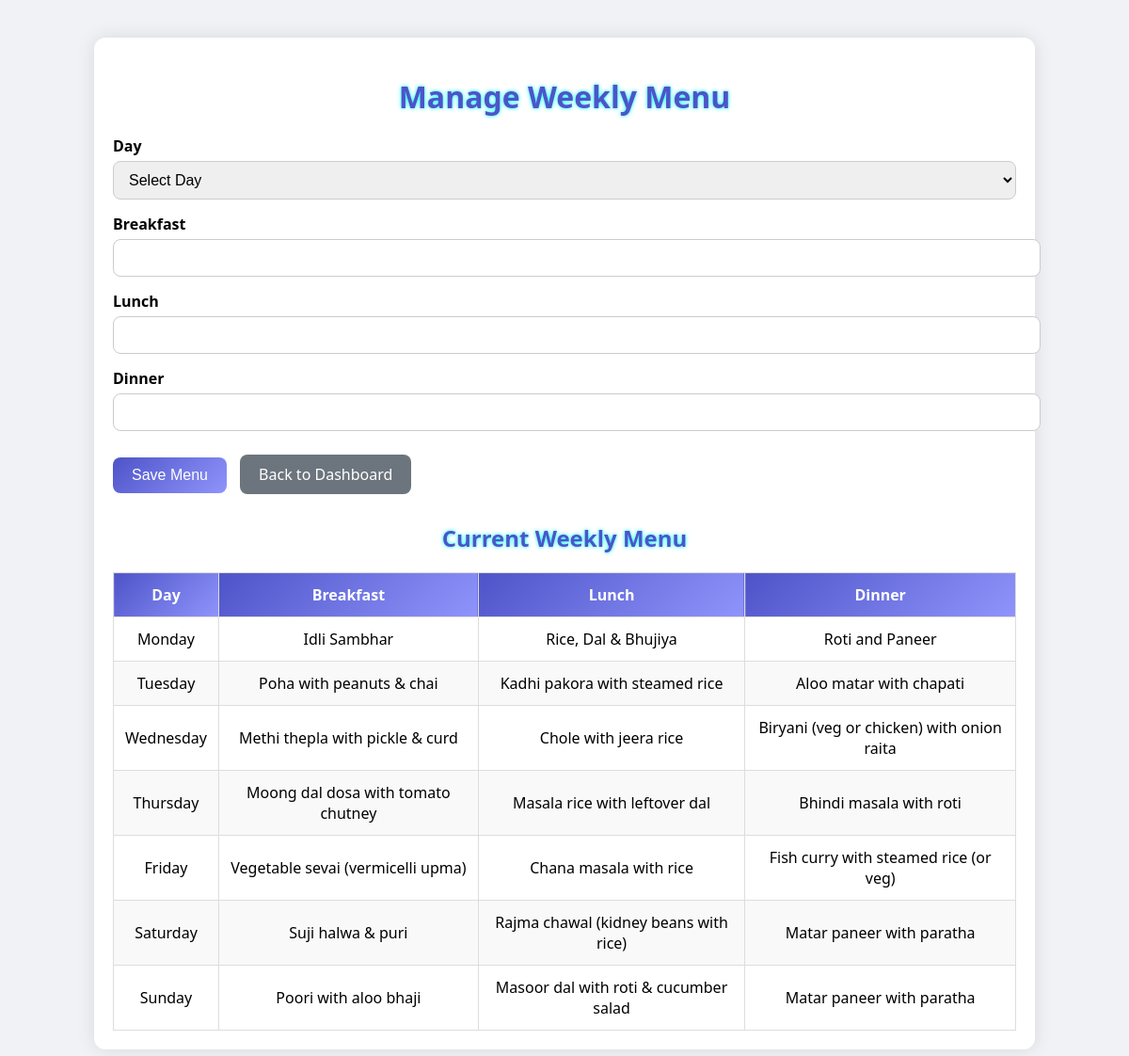
/manage_menu.php (signed in), run on the app's committed database.
### tables this page shows
CREATE TABLE `menu` (
  `id` int(11) NOT NULL,
  `day` varchar(20) DEFAULT NULL,
  `breakfast` varchar(100) DEFAULT NULL,
  `lunch` varchar(100) DEFAULT NULL,
  `dinner` varchar(100) DEFAULT NULL
);

### manage_menu.php (the view, shortened to what this page needs)
<?php
require_once "db.php";
$rows = $conn->query("SELECT * FROM menu")->fetchAll(PDO::FETCH_ASSOC);
?>
<!DOCTYPE html>
<html lang="en">
<head>
</head>
<body>
  <div class="container">
    <h1>Manage Weekly Menu</h1>
    <form method="post">
      <label>Day</label>
      <select name="day" required>
        <option value="">Select Day</option>
      </select>
      <label>Breakfast</label>
      <input type="text" name="breakfast" required />
      <label>Lunch</label>
      <input type="text" name="lunch" required />
      <label>Dinner</label>
      <input type="text" name="dinner" required />
      <button type="submit">Save Menu</button>
      <a href="dashboard.php" class="btn-secondary">Back to Dashboard</a>
    </form>
    <h2>Current Weekly Menu</h2>
    <table>
      <thead>
        <tr>
          <th>Day</th>
          <th>Breakfast</th>
          <th>Lunch</th>
          <th>Dinner</th>
        </tr>
      </thead>
      <tbody>
        <?php foreach ($rows as $row) { ?>
          <tr>
            <td><?php echo htmlspecialchars($row["day"]); ?></td>
            <td><?php echo htmlspecialchars($row["breakfast"]); ?></td>
            <td><?php echo htmlspecialchars($row["lunch"]); ?></td>
            <td><?php echo htmlspecialchars($row["dinner"]); ?></td>
          </tr>
        <?php } ?>
      </tbody>
    </table>
  </div>
</body>
</html>

### manage_menu.php (style rules this page uses)
body { margin: 0; background: #f0f2f5; font-family: 'Segoe UI', sans-serif; }
.container { max-width: 960px; margin: 40px auto; padding: 20px; background: #fff; border-radius: 12px; box-shadow: 0 0 20px rgba(0,0,0,0.1); }
h1, h2 { text-align: center; margin-bottom: 20px; color: #4e54c8; text-shadow: 0 0 4px #0ff; }
form { margin-bottom: 30px; }
label { display: block; margin-bottom: 5px; font-weight: 600; }
input[type="text"], select { width: 100%; padding: 10px 12px; margin-bottom: 15px; border: 1px solid #ccc; border-radius: 8px; font-size: 1rem; }
button, .btn-secondary { display: inline-block; padding: 10px 20px; margin-top: 10px; text-decoration: none; color: #fff; border: none; border-radius: 8px; cursor: pointer; transition: background 0.3s ease; font-size: 1rem; }
button { background: linear-gradient(135deg, #4e54c8, #8f94fb); }
.btn-secondary { background: #6c757d; margin-left: 10px; }
table { width: 100%; border-collapse: collapse; margin-top: 15px; }
table th, table td { border: 1px solid #ddd; padding: 12px; text-align: center; }
table th { background: linear-gradient(135deg, #4e54c8, #8f94fb); color: #fff; }
table tr:nth-child(even) { background-color: #f9f9f9; }

### data on the page
menu: day "Monday", breakfast "Idli Sambhar", lunch "Rice, Dal & Bhujiya", dinner "Roti and Paneer"
menu: day "Tuesday", breakfast "Poha with peanuts & chai", lunch "Kadhi pakora with steamed rice", dinner "Aloo matar with chapati"
menu: day "Wednesday", breakfast "Methi thepla with pickle & curd", lunch "Chole with jeera rice", dinner "Biryani (veg or chicken) with onion raita"
menu: day "Thursday", breakfast "Moong dal dosa with tomato chutney", lunch "Masala rice with leftover dal", dinner "Bhindi masala with roti"
menu: day "Friday", breakfast "Vegetable sevai (vermicelli upma)", lunch "Chana masala with rice", dinner "Fish curry with steamed rice (or veg)"
menu: day "Saturday", breakfast "Suji halwa & puri", lunch "Rajma chawal (kidney beans with rice)", dinner "Matar paneer with paratha"
menu: day "Sunday", breakfast "Poori with aloo bhaji", lunch "Masoor dal with roti & cucumber salad", dinner "Matar paneer with paratha"
